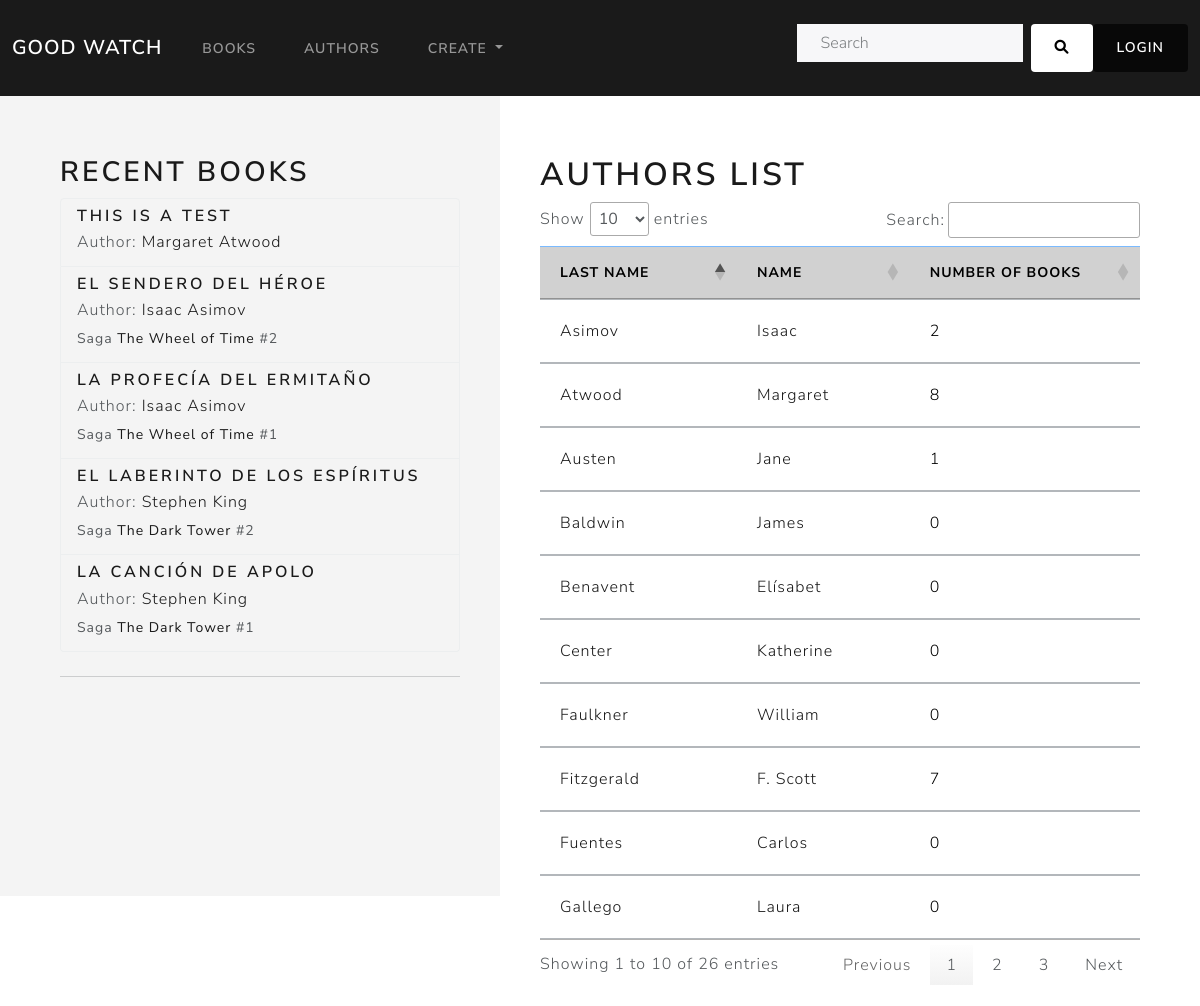
Before: /book_catalog/authors/ with the older database file.
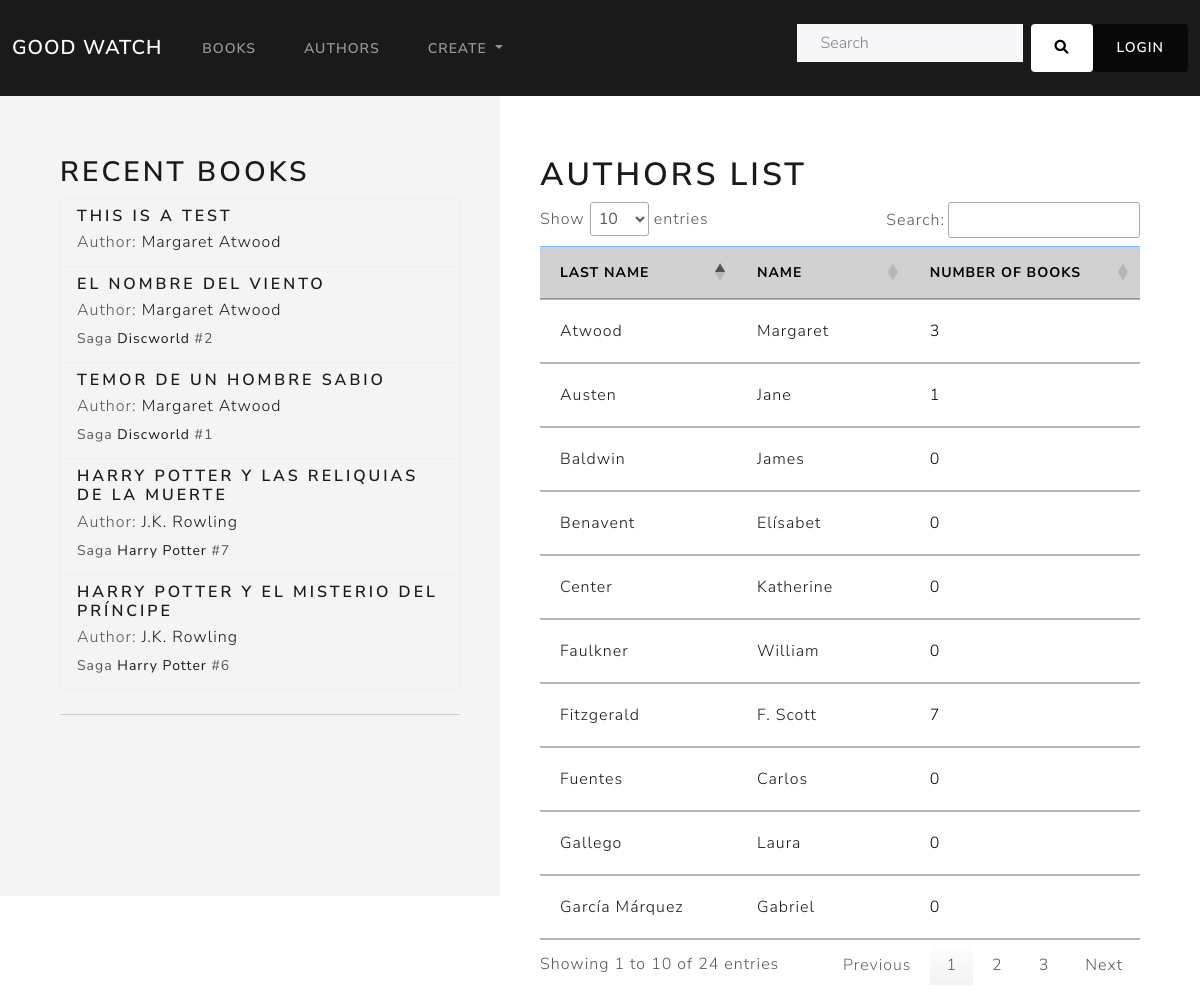
After: the same page with the newer database file.
### book_catalog/models.py (models this page shows, shortened)
class Book(models.Model):
    title = models.CharField(max_length=200,)
    saga = models.ForeignKey('BookSaga', on_delete=models.CASCADE, null=True, blank=True)
    saga_volume = models.IntegerField(null=True, blank=True)
    author = models.ForeignKey('Author', on_delete=models.CASCADE, null=False)
    publish_date = models.DateField(null=True, blank=True)
    summary = models.TextField(max_length=1000, null=True, blank=True)
    isbn = models.CharField(max_length=13, help_text='13 Character <a href="https://www.isbn-international.org/content/what-isbn">ISBN number</a>', null=True, blank=True)
    genre = models.ManyToManyField(Genre, )
    language = models.ForeignKey('Language', on_delete=models.SET_NULL, null=True, blank=True)
    cover_image = models.ImageField(upload_to='media/covers/', null=True, blank=True)
    class Meta:
        ordering = ['title', 'author']
        unique_together = ('title', 'author')
        constraints = [
            models.UniqueConstraint(fields=['saga', 'saga_volume'], name='unique_volume_in_saga')
        ]
    def get_absolute_url(self):
        return reverse('book-detail', args=[str(self.id)])

class Author(models.Model):
    first_name = models.CharField(max_length=100)
    last_name = models.CharField(max_length=100)
    year_of_birth = models.IntegerField(null = True, blank = True)
    year_of_death = models.IntegerField(null = True, blank = True)
    photo = models.ImageField(upload_to='authors/', null=True, blank=True)
    social_media = models.URLField(max_length=200, null=True, blank=True)
    biography = models.TextField(max_length=1000, null=True, blank=True)
    class Meta:
        ordering = ['last_name', 'first_name']
    def get_absolute_url(self):
        return reverse('author-detail', args=[str(self.id)])
    def __str__(self):
        return f'{self.first_name} {self.last_name}'

class BookSaga(models.Model):
    name = models.CharField(max_length=200,)
    author = models.ForeignKey(Author, on_delete=models.CASCADE, related_name='saga', null = False)
    def get_absolute_url(self):
        return reverse('saga-detail', args=[str(self.id)])
    class Meta:
        unique_together = ('name', 'author')

### book_catalog/views.py (the view)
# urls.py: path('authors/', views.AuthorListView.as_view(), name='authors'),
class AuthorListView(generic.ListView):
    model = Author
    template_name = 'book_catalog/author_list.html'
    def get_context_data(self, **kwargs: Any):
        context = super().get_context_data(**kwargs)
        context["recent_books"] = Book.objects.all().order_by('-publish_date')[:5]
        return context

### templates/book_catalog/author_list.html
{% extends "base_generic.html" %}
{% block content %}
<div style="display: flex;">
  <div class="sidebar">
    <div class="justify-content-left">
      {% include "book_catalog/recent_books.html" %}
    </div>
  </div>
  <div style="flex-grow: 1; padding: 20px;" class="column-right">
    <h1>Authors List</h1>
    {% if author_list %}
      <table id="dynamicTable" class="table table-hover">
        <thead>
          <tr class="table-primary">
            <th scope="col">Last name</th>
            <th scope="col">Name</th>
            <th scope="col">Number of books</th>
          </tr>
        </thead>
        <tbody>
          {% for author in author_list %}
            <tr class="table-secondary">
              <td>
                <a class="no-underline" href="{{ author.get_absolute_url }}">{{ author.last_name }}</a>
              </td>
              <td>
                <a class="no-underline" href="{{ author.get_absolute_url }}">{{ author.first_name }}</a>
              </td>
              <td>{{ author.book_set.count }}</td>
            </tr>
          {% endfor %}
        </tbody>
      </table>
    {% else %}
      <p>No authors in this library.</p>
    {% endif %}
  </div>
</div>
{% endblock %}

### templates/book_catalog/recent_books.html
<div class="column-left">
    <h2>Recent books</h2>
    <ul class="list-group">
      {% for book in recent_books %}
        <li class="list-group-item" style="background-color: #f4f4f4;">
          <h5 class="mb-1">
            <a class="no-underline" href="{{book.get_absolute_url }}">
              {{ book.title }}
            </a>
          </h5>
          <p class="mb-1 ">
            Author:
            <a class="no-underline" href="{{ book.author.get_absolute_url }}">{{ book.author }}</a>
          </p>
          {% if book.saga %}
          <p class="mb-1">
            <small>
              Saga
              <a class="no-underline" href="{{ book.saga.get_absolute_url }}">
                {{ book.saga.name }}
              </a>
              #{{ book.saga_volume }}
            </small>
          </p>
          {% endif %}
        </li>
      {% empty %}
        <li class="list-group-item" style="background-color: #f4f4f4;">
          No recent books.
        </li>
      {% endfor %}
    </ul>
    <hr class="my-4">
</div>

Changed rows visible on the page:
removed Book: title "EL SENDERO DEL HÉROE", author "Isaac Asimov", saga.name "The Wheel of Time", saga_volume "2"
removed Book: title "LA PROFECÍA DEL ERMITAÑO", author "Isaac Asimov", saga.name "The Wheel of Time", saga_volume "1"
removed Book: title "EL LABERINTO DE LOS ESPÍRITUS", author "Stephen King", saga.name "The Dark Tower", saga_volume "2"
removed Book: title "LA CANCIÓN DE APOLO", author "Stephen King", saga.name "The Dark Tower", saga_volume "1"
removed Author: last_name "Asimov", first_name "Isaac", book_set.count "2"
now on this page (row unchanged): Book: title "EL NOMBRE DEL VIENTO", author "Margaret Atwood", saga.name "Discworld", saga_volume "2"
now on this page (row unchanged): Book: title "TEMOR DE UN HOMBRE SABIO", author "Margaret Atwood", saga.name "Discworld", saga_volume "1"
now on this page (row unchanged): Book: title "HARRY POTTER Y LAS RELIQUIAS DE LA MUERTE", author "J.K. Rowling", saga.name "Harry Potter", saga_volume "7"
now on this page (row unchanged): Book: title "HARRY POTTER Y EL MISTERIO DEL PRÍNCIPE", author "J.K. Rowling", saga.name "Harry Potter", saga_volume "6"
computed for Author "Atwood": book_set.count "8" → "3"
now on this page (row unchanged): Author: last_name "García Márquez", first_name "Gabriel", book_set.count "0"
Other visible differences:
text written by a page script: "Show entries Search: Showing 1 to 10 of 26 entries Previous 1 2 3 Next" → "Show entries Search: Showing 1 to 10 of 24 entries Previous 1 2 3 Next"
